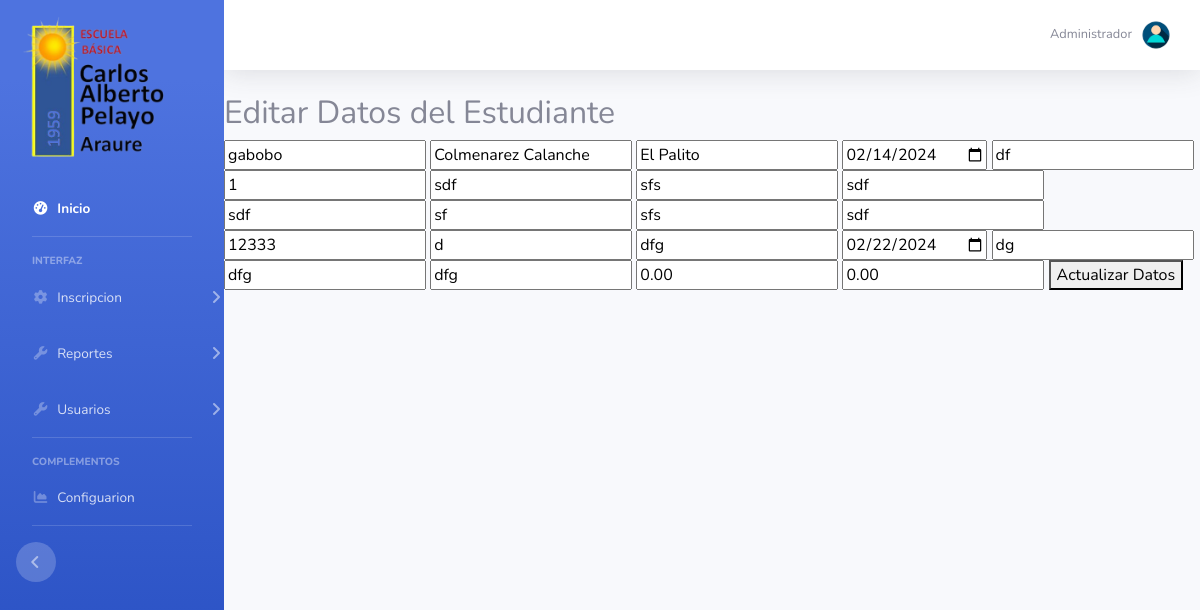
The app's page /update.php?id=17 with its own data.
### tables this page shows
CREATE TABLE `estudiantes_nuevo_ingreso` (
  `id` int(11) NOT NULL,
  `nombres` varchar(255) NOT NULL,
  `apellidos` varchar(255) NOT NULL,
  `lugar_nacimiento` varchar(255) NOT NULL,
  `fecha_nacimiento` date NOT NULL,
  `nacionalidad` varchar(255) NOT NULL,
  `edad` int(11) NOT NULL,
  `persona_que_suministra` varchar(255) NOT NULL,
  `parentesco` varchar(255) NOT NULL,
  `direccion_calle` varchar(255) NOT NULL,
  `direccion_linea2` varchar(255) NOT NULL,
  `pais` varchar(255) NOT NULL,
  `ciudad` varchar(255) NOT NULL,
  `estado` varchar(255) NOT NULL,
  `codigo_postal` varchar(10) NOT NULL,
  `grado` varchar(50) NOT NULL,
  `periodo` varchar(50) NOT NULL,
  `fecha` date NOT NULL,
  `talla_camisa` varchar(10) NOT NULL,
  `talla_pantalon` varchar(10) NOT NULL,
  `talla_zapato` varchar(10) NOT NULL,
  `peso` decimal(5,2) NOT NULL,
  `estatura` decimal(5,2) NOT NULL
);

### update.php (the view, shortened to what this page needs)
<?php require_once "./vistas/parte_superior.php";
include("database/db.php");
$id = isset($_GET['id']) ? $_GET['id'] : null;
    if ($id !== null) {
    $sql = "SELECT * FROM estudiantes_nuevo_ingreso WHERE id='$id'";
    $query = mysqli_query($conexion, $sql);
    $row = mysqli_fetch_array($query);
?>
<!DOCTYPE html>
<html lang="en">
<head>
</head>
<body>
<div class="registro-container">
    <h2>Editar Datos del Estudiante</h2>
    <form action="<?php echo $_SERVER['PHP_SELF'] . "?id=" . $id; ?>" method="post" class="registro-form" id="formulario">
        <input type="text" name="nombres" placeholder="Ingresar Nombres" value="<?= $row['nombres'] ?>">
        <input type="text" name="apellidos" placeholder="Ingresar Apellidos" value="<?= $row['apellidos'] ?>">
        <input type="text" name="lugar_nacimiento" placeholder="Ingresar Lugar de Nacimiento" value="<?= $row['lugar_nacimiento'] ?>">
        <input type="date" name="fecha_nacimiento" value="<?= $row['fecha_nacimiento'] ?>">
        <input type="text" name="nacionalidad" placeholder="Nacionalidad" value="<?= $row['nacionalidad'] ?>">
        <input type="text" name="edad" placeholder="Ingresar Edad del Estudiante" value="<?= $row['edad'] ?>">
        <input type="text" name="persona_que_suministra" placeholder="Nombre de Persona que Suministra los datos" value="<?= $row['persona_que_suministra'] ?>">
        <input type="text" name="parentesco" placeholder="Parentesco" value="<?= $row['parentesco'] ?>">
        <input type="text" name="direccion_calle" placeholder="urb los molinos 1 y 2" value="<?= $row['direccion_calle'] ?>">
        <input type="text" name="direccion_linea2" placeholder="calle 9, casa nro 123" value="<?= $row['direccion_linea2'] ?>">
        <input type="text" name="pais" placeholder="Pais" value="<?= $row['pais'] ?>">
        <input type="text" name="ciudad" placeholder="Ciudad de Residencia" value="<?= $row['ciudad'] ?>">
        <input type="text" name="estado" placeholder="Estado de Residencia" value="<?= $row['estado'] ?>">
        <input type="text" name="codigo_postal" placeholder="Código Postal" value="<?= $row['codigo_postal'] ?>">
        <input type="text" name="grado[]" placeholder="Grado" value="<?= $row['grado'] ?>">
        <input type="text" name="periodo[]" placeholder="Periodo" value="<?= $row['periodo'] ?>">
        <input type="date" name="fecha[]" placeholder="Fecha" value="<?= $row['fecha'] ?>">
        <input type="text" name="talla_camisa[]" placeholder="Talla (Camisa)" value="<?= $row['talla_camisa'] ?>">
        <input type="text" name="talla_pantalon[]" placeholder="Talla (Pantalón)" value="<?= $row['talla_pantalon'] ?>">
        <input type="text" name="talla_zapato[]" placeholder="Talla (Zapato)" value="<?= $row['talla_zapato'] ?>">
        <input type="text" name="peso[]" placeholder="00.0kl" value="<?= $row['peso'] ?>">
        <input type="text" name="estatura[]" placeholder="0.00" value="<?= $row['estatura'] ?>">
        <button type="submit" class="registro-button" name="registrar" value="Actualizar Informacion">Actualizar Datos</button>
        </form>
    </div>
    </body>
    </html>
    <?php
} else {
    echo "Error: No se proporcionó un ID válido. URL: " . $_SERVER['REQUEST_URI'];
}
?>

### records on screen
estudiantes_nuevo_ingreso: nombres "gabobo", apellidos "Colmenarez Calanche", lugar_nacimiento "El Palito", fecha_nacimiento "02/14/2024", nacionalidad "df", edad "1", persona_que_suministra "sdf", parentesco "sfs", direccion_calle "sdf", direccion_linea2 "sdf", pais "sf", ciudad "sfs", estado "sdf", codigo_postal "12333", grado "d", periodo "dfg", fecha "02/22/2024", talla_camisa "dg", talla_pantalon "dfg", talla_zapato "dfg", peso "0.00", estatura "0.00"
